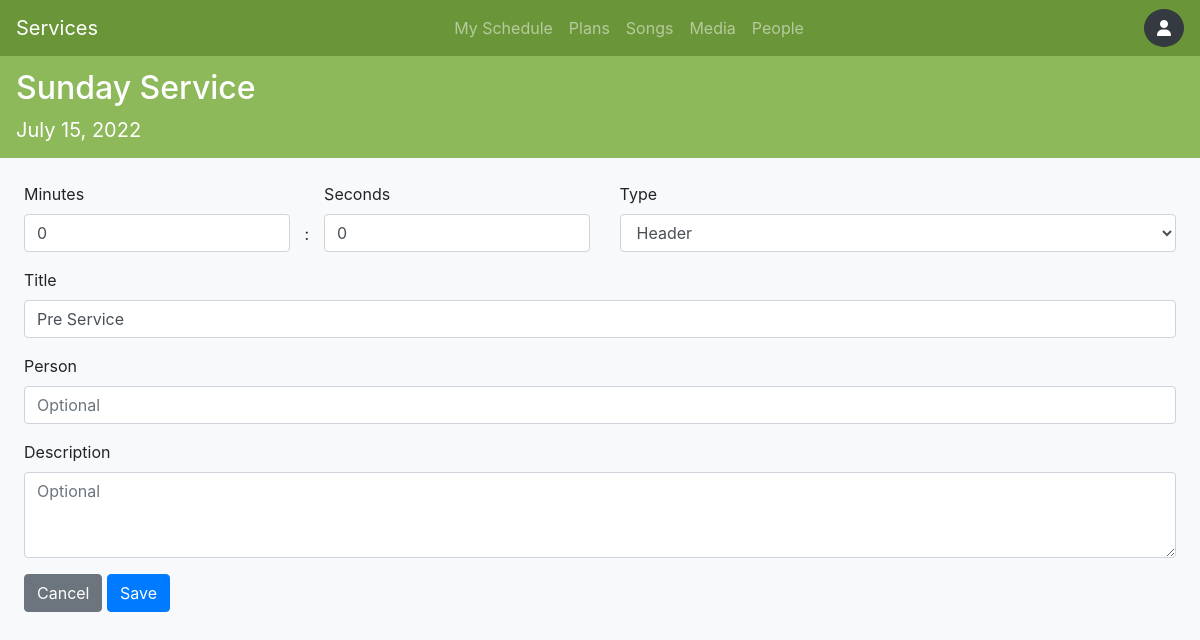
The app's page /plans/edit_item/26/ (signed in) with its own data.
### apps/core/models.py (models this page shows, shortened)
class Event(models.Model):
    service_type = models.ForeignKey(ServiceType, on_delete=models.CASCADE, null=True, blank=True)
    title = models.CharField(max_length=155, blank=True, null=True)
    date = models.DateField(blank=True, null=True)

class OrderItem(models.Model):
    TYPE_OPTIONS = [
        ('a', 'Item'),
        ('b', 'Header'),
    ]
    order = models.ForeignKey(EventOrder, on_delete=models.CASCADE)
    length = models.DurationField(blank=True, null=True)
    title = models.CharField(max_length=120, blank=True, null=True)
    description = models.TextField(max_length=500, null=True, blank=True)
    person = models.CharField(max_length=120, null=True, blank=True)
    item_type = models.CharField(max_length=1,
                            choices=TYPE_OPTIONS,
                            null=True, default='a')

### apps/core/views.py (the view, shortened to what this page needs)
# urls.py: path("plans/edit_item/<int:item_id>/", views.edit_item_view, name='edit_item'),
@login_required(login_url="login")
def edit_item_view(request, item_id):
    context = {}
    item = get_object_or_404(OrderItem, pk=item_id)
    if not item: return redirect('plans')
    context['event'] = Event.objects.get(id=item.order.event.id)
    context['edit'] = True
    context['form'] = OrderItemForm(instance=item)
    return render(request, "core/event.html", context)

### templates/core/event.html (shortened to what this page needs)
{% extends 'base.html' %}
{% block navbar %}
<div class="navbar-brand">
    <h2>{{event.title}}</h2>
    <div>
        {{event.date}}
    </div>
</div>
{% endblock %}
{% block content %}
<div class="row">
  {% if not edit %}
  <div class="col-lg-3 col-md-12 py-sm-3">
    <div>
      <button class="btn w-100 text-left m-0" data-toggle="collapse"
              data-target="#timesCollapse" aria-expanded="false" >
              <i class="far fa-clock"></i>
              Times
      </button>
      <div class="collapse show" id="timesCollapse">
        <div class="card card-body">
            {% for time in event.get_times %}
              {{time}}
            {% endfor %}
          <a href="#" class="btn schedule-btn bg-transparent">Add +</a>
        </div>
      </div>
    </div>
    <div>
        <button class="btn w-100 text-left m-0" data-toggle="collapse"
                data-target="#filesCollapse" aria-expanded="false" >
                <i class="fas fa-paperclip"></i>
                Files
        </button>
        <div class="collapse" id="filesCollapse">
          <div class="card card-body">
            <a href="#" class="btn schedule-btn bg-transparent">Add +</a>
          </div>
        </div>
    </div>
  </div>
  <div class="col">
    <ul class="nav nav-tabs">
      <li class="nav-item"><a class="nav-link active" href="#order" data-toggle="tab">Order</a></li>
      <li class="nav-item"><a class="nav-link" href="#teams" data-toggle="tab">Teams</a></li>
      <li class="nav-item"><a class="nav-link" href="#rehearse" data-toggle="tab">Rehearse</a></li>
    </ul>
    <div class="tab-content">
        <div class="tab-pane active " id="order">
            {% include 'components/order.html' %}
        </div>
        <div class="tab-pane" id="teams">
            {% include 'components/teams.html' %}
        </div>
        <div class="tab-pane" id="rehearse">
          rehearse
        </div>
    </div>
  </div>
  {% else %}
  <div class="col p-4">
    {%  include 'components/OrderItemForm.html' %}
    <a href="{% url 'event' id=event.id %}" type="button" class="btn btn-secondary">Cancel</a>
    <button type="submit" form="orderItemForm" class="btn btn-primary">Save</button>
  </div>
  {% endif %}
</div>
{% endblock %}

### templates/components/OrderItemForm.html (shortened to what this page needs)
<form id="orderItemForm" method="post">
    <div class="row">
        <div class="form-group col-3">
            <label for="minutes" class="control-label">Minutes</label>
            {{form.minutes}}
        </div>
        <span class="input-addon mt-3"><br>:</span>
        <div class="form-group col-3">
            <label for="seconds" class="control-label">Seconds</label>
            {{form.seconds}}
        </div>
        <div class="form-group col">
            <label for="item_type" class="control-label">Type</label>
            {{form.item_type}}
        </div>
    </div>
    <div class="form-group">
        <label for="title" class="control-label">Title</label>
        {{form.title}}
    </div>
    <div class="form-group">
        <label for="person" class="control-label" >Person</label>
        {{form.person}}
    </div>
    <div class="form-group">
        <label for="description" class="control-label" >Description</label>
        {{form.description}}
    </div>
</form>

### static/css/core.css (style rules this page uses)
textarea { height: 100px; }

### records on screen
Event: title "Sunday Service", date "July 15, 2022"
OrderItem: item_type "Header", title "Pre Service"
